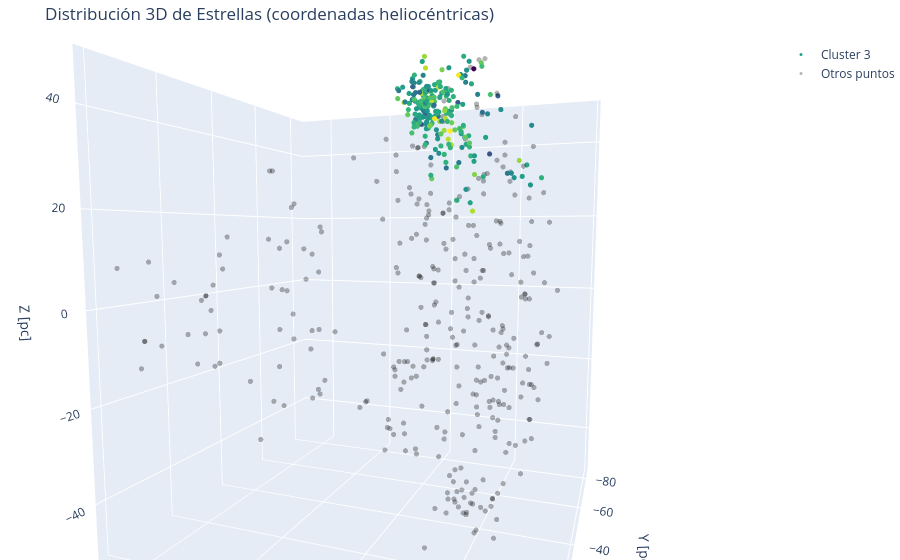

Write notebook code for a chart like this one.
### Code cell
# Primer conjunto de puntos (cluster 3)
df_temp = df[df['cluster'] == 5]
df_otro = df[df['cluster'] == -1]
trace1 = go.Scatter3d(
    x=df_temp['x_pc'],
    y=df_temp['y_pc'],
    z=df_temp['z_pc'],
    mode='markers',
    marker=dict(
        size=3,
        color=df_temp['probabilidad'],
        colorscale='Viridis',
        opacity=1
    ),
    name='Cluster 3'
)

# Segundo conjunto de puntos (otros, en negro)
trace2 = go.Scatter3d(
    x=df_otro['x_pc'],
    y=df_otro['y_pc'],
    z=df_otro['z_pc'],
    mode='markers',
    marker=dict(
        size=3,
        color='black',  # color fijo en negro
        opacity=0.3
    ),
    name='Otros puntos'
)

# Crear la figura con ambas trazas
fig = go.Figure(data=[trace1, trace2])

fig.update_layout(
    scene=dict(
        xaxis_title='X [pc]',
        yaxis_title='Y [pc]',
        zaxis_title='Z [pc]'
    ),
    title='Distribución 3D de Estrellas (coordenadas heliocéntricas)',
    margin=dict(l=0, r=0, b=0, t=40)
)

fig.show()

### Figure 1 — Plotly figure (JSON) as saved in the notebook; plotly's stock layout.template omitted (floating-point values rounded to 4 significant figures; data arrays with more than 128 entries replaced by an {"elided": "..."} marker saying what was removed)
{"data": [{"marker": {"color": {"elided": "223 float values"}, "colorscale": [[0, "#440154"], [0.1111, "#482878"], [0.2222, "#3e4989"], [0.3333, "#31688e"], [0.4444, "#26828e"], [0.5556, "#1f9e89"], [0.6667, "#35b779"], [0.7778, "#6ece58"], [0.8889, "#b5de2b"], [1, "#fde725"]], "opacity": 1, "size": 3}, "mode": "markers", "name": "Cluster 3", "type": "scatter3d", "x": {"elided": "223 float values"}, "y": {"elided": "223 float values"}, "z": {"elided": "223 float values"}}, {"marker": {"color": "black", "opacity": 0.3, "size": 3}, "mode": "markers", "name": "Otros puntos", "type": "scatter3d", "x": {"elided": "333 float values"}, "y": {"elided": "333 float values"}, "z": {"elided": "333 float values"}}], "layout": {"autosize": true, "margin": {"b": 0, "l": 0, "r": 0, "t": 40}, "scene": {"aspectmode": "auto", "aspectratio": {"x": 0.963, "y": 0.9532, "z": 1.089}, "camera": {"center": {"x": 0, "y": 0, "z": 0}, "eye": {"x": -0.5713, "y": 1.465, "z": 0.1677}, "projection": {"type": "perspective"}, "up": {"x": 0, "y": 0, "z": 1}}, "xaxis": {"title": {"text": "X [pc]"}, "type": "linear"}, "yaxis": {"title": {"text": "Y [pc]"}, "type": "linear"}, "zaxis": {"title": {"text": "Z [pc]"}, "type": "linear"}}, "title": {"text": "Distribución 3D de Estrellas (coordenadas heliocéntricas)"}}}
